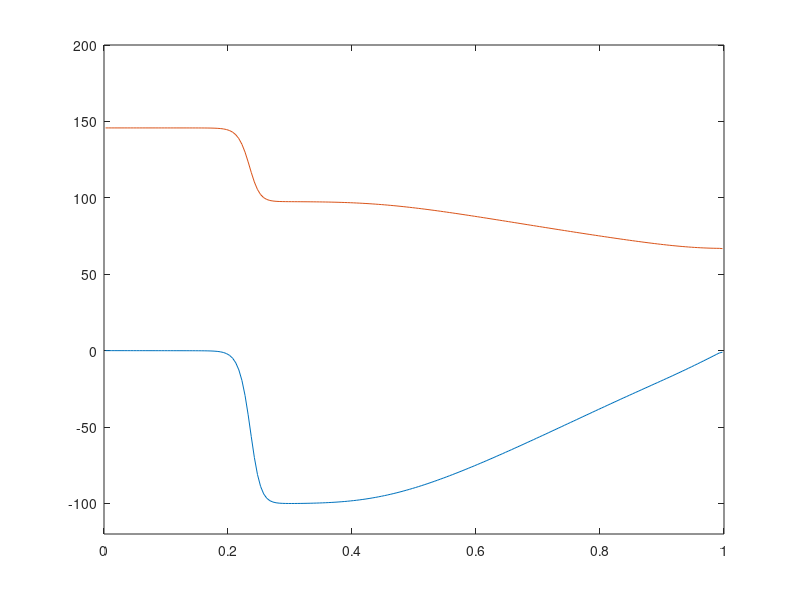

MATLAB code for this plot:
clear all;

% Reseni smisene ulohy pro Eulerovy rovnice
%   rho_t + (rho u)_x = 0
%   (rho u)_t + (rho u^2 + p)_x = 0
%   (rho E)_t + [u (rho E + p)]_x = 0
%
%   p = (kappa-1) * rho * (E - u^2/2)
%
%   rovnice resime ve tvaru W_t + F(W)_x = 0, kde
%   W = [rho, m, e], F(W) = [rho u, rho u^2 + p, u (rho E + p)] 
%   kde m = rho u, e = rho E 
%
%   Na krajich intervalu predpokladam pevne steny
%
kappa = 1.4;

% Delka intervalu a pocet bunek
L = 1;
n = 200;

dx = L / n;
x = dx/2:dx:(L-dx/2);

W(1:3,1:n)  = 0;

% Pocatecni podminka
for i = 1:n
    W(1:3,i) = [ 12; 12*100; 1e6/(kappa-1) ];
end

plot(x, W(1,:)); axis([0 1 0 20]);
disp("Stiskni enter pro pokracovani"); pause;
t = 0;

for iter = 1:(4*n)
    
  rho = W(1,:);
  u   = W(2,:) ./ rho;
  E   = W(3,:) ./ rho;

  p = (kappa-1) * rho .* (E - 0.5*u.*u);
  a = sqrt(kappa * p ./ rho);

  FF(1,:) = rho .* u;
  FF(2,:) = rho .* u.^2 + p;
  FF(3,:) = u .* (rho .* E + p);

  % Vypocet spektralniho polomeru jakobianu
  sigma = abs(u) + a;
  %
  
  dt = 0.4 * dx / max(sigma);
  
  % Numericky tok na leve a prave casti intervalu
  pb = p(1);
  F(:,1) = [0; pb; 0];

  pb = p(n);
  F(:,n+1) = [0; pb; 0];
  
  % Numericky tok f
  for i = 2:n
    sl = min( u(i-1)-a(i-1), u(i)-a(i) );
    sr = min( u(i-1)+a(i-1), u(i)+a(i) );

    Wl = W(:,i-1);
    Wr = W(:,i);
    
    Fl = FF(:,i-1);
    Fr = FF(:,i);
    
    if (0<=sl)
      F(:,i) = Fl;
    elseif (0<sr)
      F(:,i) = (sr*Fl - sl*Fr + sl*sr*(Wr-Wl)) / (sr-sl);
    else
      F(:,i) = Fr;
    end

  end
  
  W(:,1:n) = W(:,1:n) - dt/dx * (F(:,2:n+1) - F(:,1:n));
  t = t + dt;
  
  if (mod(iter,10)==0)
    plot(x, u, x, p/1e4); axis([0 1 -120 200]);
    pause(1);
  end
end

